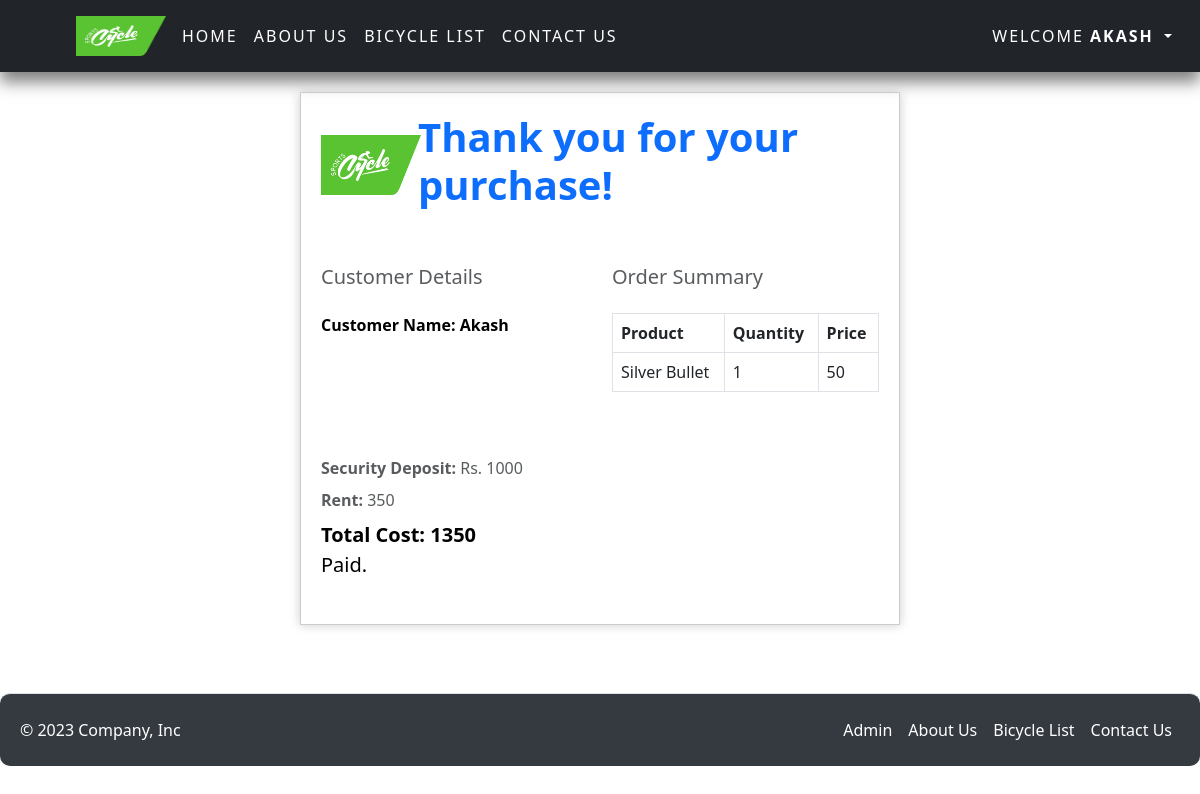
/invoice/ (signed in), run on an earlier commit of the app's database.
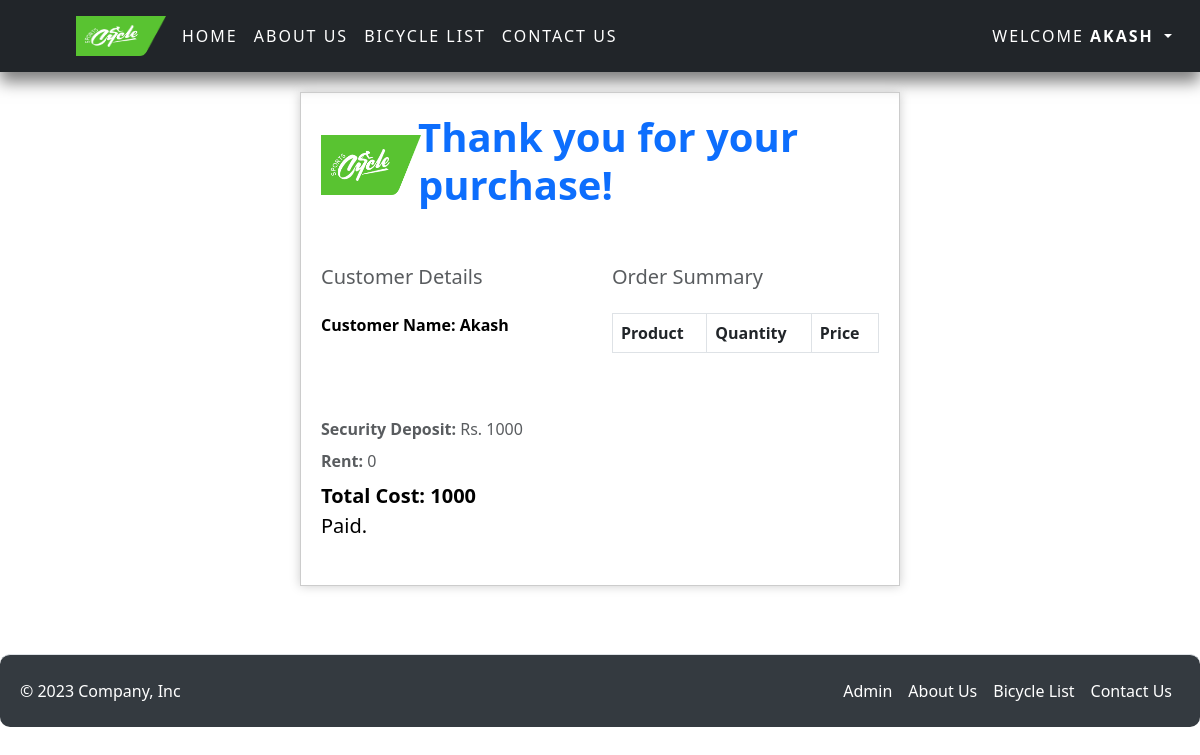
And on a later commit of the database.
### app1/models.py (models this page shows, shortened)
class CartItem(models.Model):
    cart = models.ForeignKey(Cart, on_delete=models.CASCADE)
    product = models.ForeignKey(Product, on_delete=models.CASCADE)
    quantity = models.PositiveIntegerField(default=1)
    price = models.DecimalField(max_digits=10, decimal_places=2, default=0)
    image = models.ImageField(upload_to='images/', null=True, blank=True)

class Product(models.Model):
    product_id = models.AutoField(primary_key=True)
    slug = models.SlugField(unique=True, null=True, blank=True)
    product_name = models.CharField(max_length=50)
    product_price = models.IntegerField()
    product_quantity = models.IntegerField()
    image = models.ImageField(upload_to="media")

### app1/views.py (the view)
# urls.py: path('invoice/', views.invoice, name='invoice'),
def invoice(request):
    cart_items = CartItem.objects.filter(cart__user=request.user)
    try:
        cart = Cart.objects.get(user=request.user, is_paid=False)
    except Cart.DoesNotExist:
        cart = None
    num_days = cart.num_days if cart else 7
    total_price = sum(item.product.product_price *
                      item.quantity for item in cart_items) * num_days
    total_price_security = total_price + 1000
    context = {
        'total_price': total_price,
        'total_price_security': total_price_security,
        'items': cart_items,
        'num_days': num_days,
    }
    return render(request, 'invoice.html', context)

### templates/invoice.html (shortened to what this page needs)
<head>
</head>
{% extends 'base.html' %} {% block content %} {% load static %}
<link rel="stylesheet" href="{% static 'css/invoice.css' %}" />
<section class="pb-4">
  <div class="custom-container">
    <div class="row align-items-center mb-5">
      <div class="col-md-2">
        <img
          src="/media/logo.jpg"
          alt="Logo"
          width="100"
          height="60"
          class="me-2"
        />
      </div>
      <div class="col-md-10">
        <h1 class="fw-bold text-primary">Thank you for your purchase!</h1>
      </div>
    </div>
    <div class="row">
      <div class="col-md-6">
        <h2 class="fs-5 text-muted mb-4">Customer Details</h2>
        <ul class="list-unstyled mb-0">
          <li class="text-black mb-2">
            <b> Customer Name: {{ request.user|title }} </b>
          </li>
        </ul>
      </div>
      <div class="col-md-6">
        <h2 class="fs-5 text-muted mb-4">Order Summary</h2>
        <div class="table-responsive">
          <table class="table table-bordered">
            <thead>
              <tr>
                <th>Product</th>
                <th>Quantity</th>
                <th>Price</th>
              </tr>
            </thead>
            <tbody>
              {% for item in items %}
              <tr>
                <td>{{ item.product.product_name }}</td>
                <td>{{ item.quantity }}</td>
                <td>{{ item.product.product_price }}</td>
              </tr>
              {% endfor %}
            </tbody>
          </table>
        </div>
      </div>
    </div>
    <div class="row mt-5">
      <div class="col-md-6">
        <ul class="list-unstyled">
          <li class="text-muted mb-2"><b>Security Deposit:</b> Rs. 1000</li>
          <li class="text-muted mb-2"><b>Rent:</b> {{ total_price }}</li>
          <li class="text-black mb-2">
            <div class="fs-5 text-black mb-4">
              <b>Total Cost: {{ total_price_security}}</b>
              <p>Paid.</p>
            </div>
          </li>
        </ul>
      </div>
    </div>
  </div>
</section>
{% endblock %}

What changed in the data, as far as the page shows it:
removed CartItem: product.product_name "Silver Bullet", quantity "1", product.product_price "50"
Also different on the page:
{{ total_price }}: "350" → "0"
{{ total_price_security }}: "1350" → "1000"
